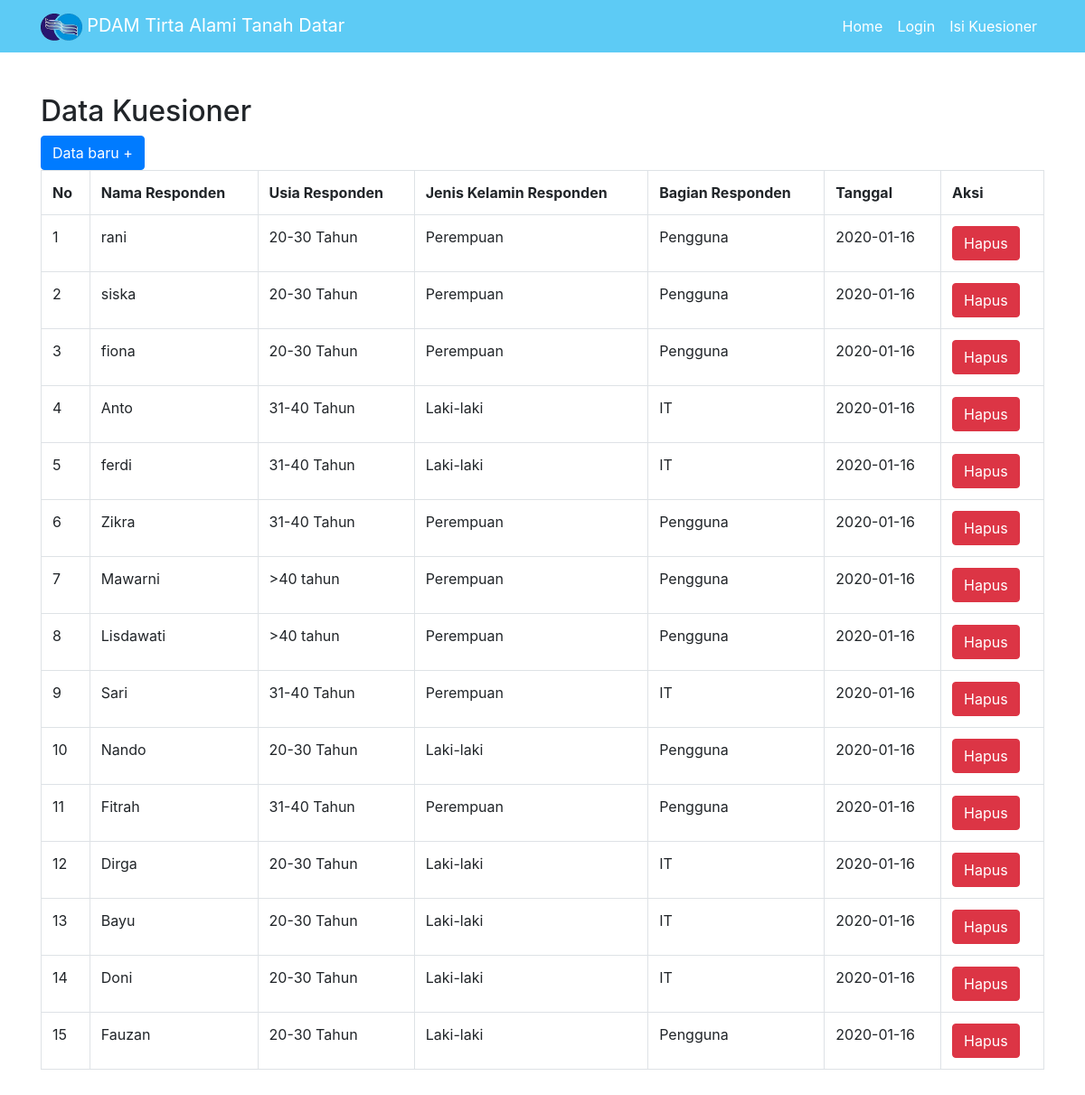
/tampil_kuesioner.php, run on the app's committed database.
### tables this page shows
CREATE TABLE `tbl_kuesioner` (
  `id_kuesioner` int(11) NOT NULL,
  `nm_responden` varchar(30) NOT NULL,
  `usia_responden` varchar(20) NOT NULL,
  `jk_responden` varchar(20) NOT NULL,
  `bagian_responden` varchar(30) NOT NULL,
  `tanggal` date NOT NULL
);

### Medoo.php (called while the page is built, shortened)
<?php
class Medoo
{
	public $pdo;
	protected $type;
	public function __construct(array $options)
	{
		if (isset($options[ 'database_type' ]))
		{
			$this->type = strtolower($options[ 'database_type' ]);
		}
		$option = isset($options[ 'option' ]) ? $options[ 'option' ] : [];
		$commands = (isset($options[ 'command' ]) && is_array($options[ 'command' ])) ? $options[ 'command' ] : [];
		switch ($this->type)
		{
			case 'mysql':
				$commands[] = 'SET SQL_MODE=ANSI_QUOTES';
				break;
		}
		if (isset($options[ 'dsn' ]))
		{
			if (is_array($options[ 'dsn' ]) && isset($options[ 'dsn' ][ 'driver' ]))
			{
				$attr = $options[ 'dsn' ];
			}
			else
			{
				throw new InvalidArgumentException('Invalid DSN option supplied');
			}
		}
		else
		{
			$is_port = isset($port);
			switch ($this->type)
			{
				case 'mysql':
					$attr = [
						'driver' => 'mysql',
						'dbname' => $options[ 'database_name' ]
					];
					if (isset($options[ 'socket' ]))
					{
						$attr[ 'unix_socket' ] = $options[ 'socket' ];
					}
					else
					{
						$attr[ 'host' ] = $options[ 'server' ];
					}
					break;
			}
		}
		$driver = $attr[ 'driver' ];
		unset($attr[ 'driver' ]);
		$stack = [];
		foreach ($attr as $key => $value)
		{
			$stack[] = is_int($key) ? $value : $key . '=' . $value;
		}
		$dsn = $driver . ':' . implode($stack, ';');
		try {
			$this->pdo = new PDO(
				$dsn,
				isset($options[ 'username' ]) ? $options[ 'username' ] : null,
				isset($options[ 'password' ]) ? $options[ 'password' ] : null,
				$option
			);
			foreach ($commands as $value)
			{
				$this->pdo->exec($value);
			}
		}
		catch (PDOException $e) {
			throw new PDOException($e->getMessage());
		}
	}
	public function query($query, $map = [])
	{
		$raw = $this->raw($query, $map);
		$query = $this->buildRaw($raw, $map);
		return $this->exec($query, $map);
	}
	public function exec($query, $map = [])
	{
		$statement = $this->pdo->prepare($query);
		if ($statement)
		{
			$statement->execute();
			return $statement;
		}
		return false;
	}
	public static function raw($string, $map = [])
	{
		$raw = new Raw();
		$raw->map = $map;
		$raw->value = $string;
		return $raw;
	}
	protected function isRaw($object)
	{
		return $object instanceof Raw;
	}
	protected function buildRaw($raw, &$map)
	{
		$query = preg_replace_callback(
			'/((FROM|TABLE|INTO|UPDATE)\s*)?\<([a-zA-Z0-9_\.]+)\>/i',
			function ($matches)
			{
				if (!empty($matches[ 2 ]))
				{
					return $matches[ 2 ] . ' ' . $this->tableQuote($matches[ 3 ]);
				}
				return $this->columnQuote($matches[ 3 ]);
			},
			$raw->value);
		return $query;
	}
}

### koneksi.php (called while the page is built, shortened)
<?php
require "Medoo.php";
$db = new Medoo([
    'database_type' => 'mysql',
    'database_name' => 'db_pdam',
    'server' => 'localhost',
    'username' => 'root',
    'password' => 'mysql'
]);
?>

### tampil_kuesioner.php (the view, shortened to what this page needs)
<?php
require "koneksi.php";
$data_kuesioner = $db->query("SELECT * FROM tbl_kuesioner")->fetchAll(PDO::FETCH_ASSOC);
?>
<!DOCTYPE html>
<html lang="en">
<head>
  <?php include 'components/head.php' ?>
</head>
<body>
  <?php include 'components/menu.php' ?>
  <div class="container">
    <div class="row">
      <div class="col-md-12 mb-5 mt-5">
<h2>Data Kuesioner</h2>
<a href="tambah_kuesioner.php" class='btn btn-primary'>Data baru +</a>
<table class="table table-bordered table-stripped">
	<tr>
		<th>No</th>
		<th>Nama Responden</th>
		<th>Usia Responden</th>
		<th>Jenis Kelamin Responden</th>
		<th>Bagian Responden</th>
		<th>Tanggal</th>
    <th>Aksi</th>
	</tr>
<?php
foreach($data_kuesioner as $no => $kuesioner)
{
	echo "
		<tr>
			<td>".($no+1)."</td>
			<td>".$kuesioner['nm_responden']."</td>
			<td>".$kuesioner['usia_responden']."</td>
			<td>".$kuesioner['jk_responden']."</td>
			<td>".$kuesioner['bagian_responden']."</td>
			<td>".$kuesioner['tanggal']."</td>
      <td>
        <a href='proses_hapus_kuesioner.php?id_kuesioner=".$kuesioner['id_kuesioner']."' class='btn btn-danger'>Hapus</a>
      </td>
		</tr>
	";
}
?>
</table>
 </div>
    </div>
  </div>
</body>
</html>

### assets/css/business-frontpage.css (style rules this page uses)
body { padding-top: 56px; }

### data on the page
tbl_kuesioner: nm_responden "rani", usia_responden "20-30 Tahun", jk_responden "Perempuan", bagian_responden "Pengguna", tanggal "2020-01-16"
tbl_kuesioner: nm_responden "siska", usia_responden "20-30 Tahun", jk_responden "Perempuan", bagian_responden "Pengguna", tanggal "2020-01-16"
tbl_kuesioner: nm_responden "fiona", usia_responden "20-30 Tahun", jk_responden "Perempuan", bagian_responden "Pengguna", tanggal "2020-01-16"
tbl_kuesioner: nm_responden "Anto", usia_responden "31-40 Tahun", jk_responden "Laki-laki", bagian_responden "IT", tanggal "2020-01-16"
tbl_kuesioner: nm_responden "ferdi", usia_responden "31-40 Tahun", jk_responden "Laki-laki", bagian_responden "IT", tanggal "2020-01-16"
tbl_kuesioner: nm_responden "Zikra", usia_responden "31-40 Tahun", jk_responden "Perempuan", bagian_responden "Pengguna", tanggal "2020-01-16"
tbl_kuesioner: nm_responden "Mawarni", usia_responden ">40 tahun", jk_responden "Perempuan", bagian_responden "Pengguna", tanggal "2020-01-16"
tbl_kuesioner: nm_responden "Lisdawati", usia_responden ">40 tahun", jk_responden "Perempuan", bagian_responden "Pengguna", tanggal "2020-01-16"
tbl_kuesioner: nm_responden "Sari", usia_responden "31-40 Tahun", jk_responden "Perempuan", bagian_responden "IT", tanggal "2020-01-16"
tbl_kuesioner: nm_responden "Nando", usia_responden "20-30 Tahun", jk_responden "Laki-laki", bagian_responden "Pengguna", tanggal "2020-01-16"
tbl_kuesioner: nm_responden "Fitrah", usia_responden "31-40 Tahun", jk_responden "Perempuan", bagian_responden "Pengguna", tanggal "2020-01-16"
tbl_kuesioner: nm_responden "Dirga", usia_responden "20-30 Tahun", jk_responden "Laki-laki", bagian_responden "IT", tanggal "2020-01-16"
tbl_kuesioner: nm_responden "Bayu", usia_responden "20-30 Tahun", jk_responden "Laki-laki", bagian_responden "IT", tanggal "2020-01-16"
tbl_kuesioner: nm_responden "Doni", usia_responden "20-30 Tahun", jk_responden "Laki-laki", bagian_responden "IT", tanggal "2020-01-16"
tbl_kuesioner: nm_responden "Fauzan", usia_responden "20-30 Tahun", jk_responden "Laki-laki", bagian_responden "Pengguna", tanggal "2020-01-16"
